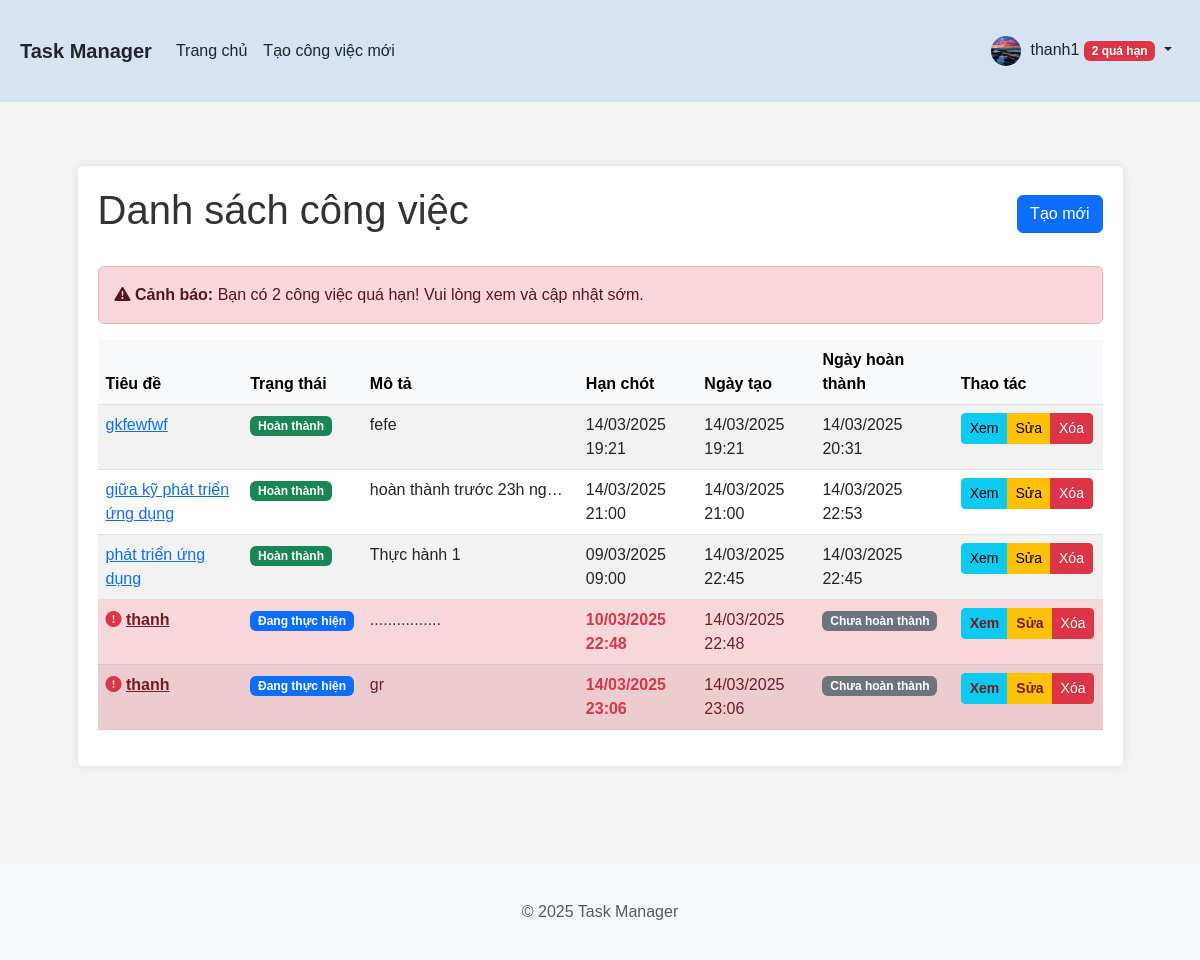
Before: /index (signed in) with the older database file.
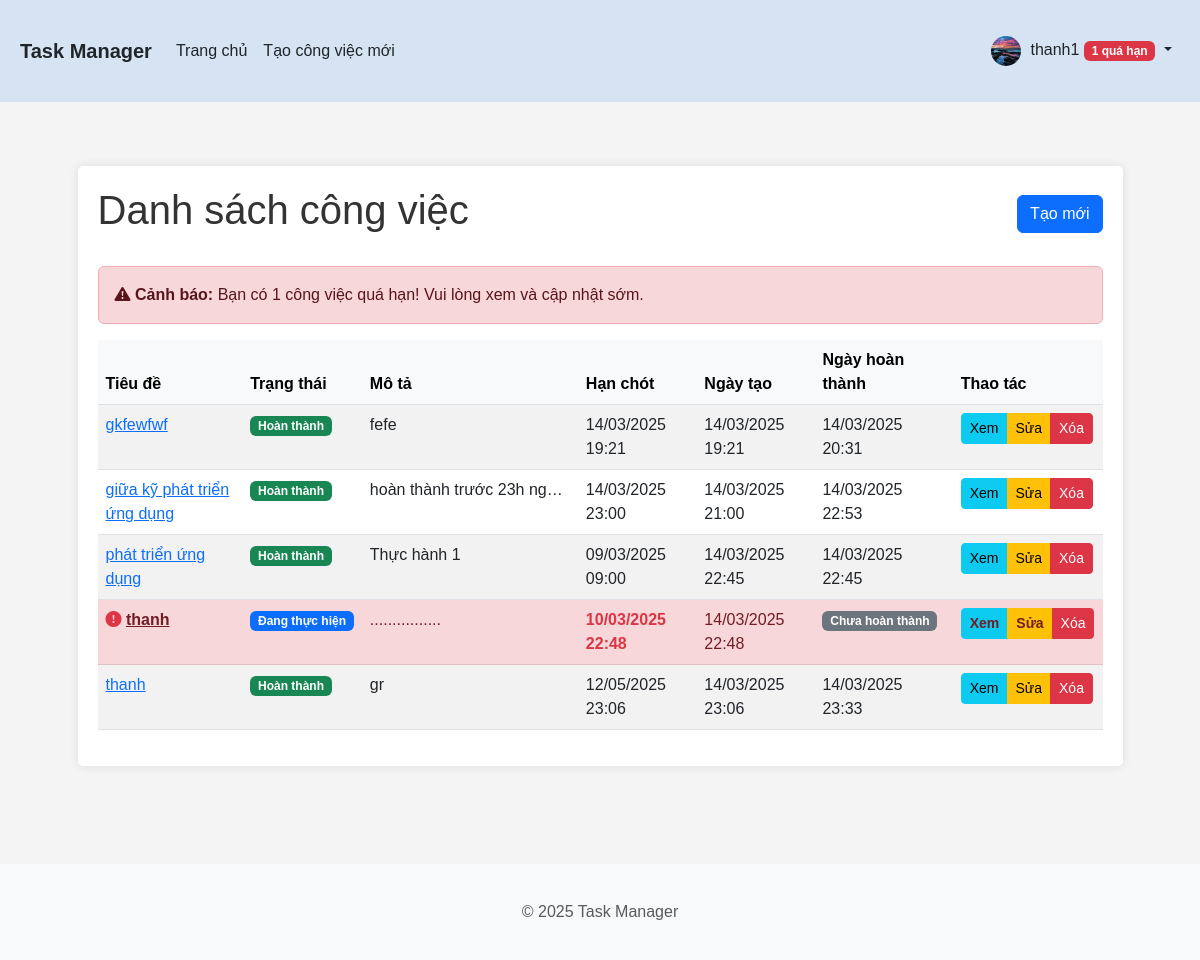
After: the same page with the newer database file.
### app/models.py (models this page shows, shortened)
class Task(db.Model):
    id = db.Column(db.Integer, primary_key=True)
    title = db.Column(db.String(100), nullable=False)
    description = db.Column(db.Text)
    status = db.Column(db.String(20), default='pending')  # pending, in_progress, completed
    created = db.Column(db.DateTime, default=datetime.utcnow)
    deadline = db.Column(db.DateTime)
    finished = db.Column(db.DateTime)
    user_id = db.Column(db.Integer, db.ForeignKey('user.id'), nullable=False)
    def is_overdue(self):
        return not self.finished and self.deadline and self.deadline < datetime.utcnow()

### app/routes/tasks.py (the view)
@bp.route('/')
@bp.route('/index')
@login_required
def index():
    if current_user.is_admin:
        tasks = Task.query.all()
    else:
        tasks = Task.query.filter_by(user_id=current_user.id).all()
    overdue_count = 0
    for task in tasks:
        if not task.finished and task.deadline and task.deadline < datetime.now():
            overdue_count += 1
    return render_template('tasks/index.html', title='Quản lý công việc', tasks=tasks, overdue_count=overdue_count)

### app/__init__.py (called while the page is built)
def create_app(config_name='default'):
    app = Flask(__name__)
    app.config.from_object(config[config_name])
    db.init_app(app)
    migrate.init_app(app, db)
    login_manager.init_app(app)
    @app.template_filter('nl2br')
    def nl2br_filter(text):
        if text:
            return jinja2.utils.markupsafe.Markup(text.replace('\n', '<br>'))
        return ''
    from app.routes.auth import bp as auth_bp
    from app.routes.tasks import bp as tasks_bp
    app.register_blueprint(auth_bp)
    app.register_blueprint(tasks_bp)
    avatar_dir = os.path.join(app.static_folder, 'avatars')
    if not os.path.exists(avatar_dir):
        os.makedirs(avatar_dir)
    @login_manager.user_loader
    def load_user(user_id):
        from app.models import User
        return User.query.get(int(user_id))
    return app

### app/models.py (called while the page is built)
    @property
    def overdue_count(self):
        return Task.query.filter_by(user_id=self.id, finished=None).filter(
            Task.deadline < datetime.utcnow()).count()

### app/templates/tasks/index.html (shortened to what the changed rows need)
{% extends "base.html" %}
{% block content %}
    <div class="tasks-container">
        <div class="d-flex justify-content-between align-items-center mb-4">
            <h1>Danh sách công việc</h1>
            <a href="{{ url_for('tasks.create') }}" class="btn btn-primary">Tạo mới</a>
        </div>
        {% if overdue_count > 0 %}
            <div class="alert alert-danger">
                <strong><i class="bi bi-exclamation-triangle-fill"></i> Cảnh báo:</strong>
                Bạn có {{ overdue_count }} công việc quá hạn! Vui lòng xem và cập nhật sớm.
            </div>
        {% endif %}
        {% if tasks %}
            <div class="table-responsive">
                <table class="table table-hover table-striped">
                    <thead class="table-light">
                        <tr>
                            <th>Tiêu đề</th>
                            <th>Trạng thái</th>
                            <th>Mô tả</th>
                            <th>Hạn chót</th>
                            <th>Ngày tạo</th>
                            <th>Ngày hoàn thành</th>
                            <th>Thao tác</th>
                        </tr>
                    </thead>
                    <tbody>
                        {% for task in tasks %}
                            <tr class="{% if task.is_overdue() %}table-danger{% elif not task.finished %}table-danger-light{% endif %}">
                                <td>
                                    {% if task.is_overdue() %}<i class="bi bi-exclamation-circle-fill text-danger"></i>{% endif %}
                                    <a href="{{ url_for('tasks.view', task_id=task.id) }}">{{ task.title }}</a>
                                </td>
                                <td>
                                    {% if task.status == 'pending' %}
                                        <span class="badge bg-warning">Chờ xử lý</span>
                                    {% elif task.status == 'in_progress' %}
                                        <span class="badge bg-primary">Đang thực hiện</span>
                                    {% elif task.status == 'completed' %}
                                        <span class="badge bg-success">Hoàn thành</span>
                                    {% endif %}
                                </td>
                                <td>
                                    <div class="text-truncate" style="max-width: 200px;" title="{{ task.description }}">
                                        {{ task.description|striptags|truncate(50) }}
                                    </div>
                                </td>
                                <td>
                                    {% if task.is_overdue() %}
                                        <strong class="text-danger">{{ task.deadline.strftime('%d/%m/%Y %H:%M') }}</strong>
                                    {% else %}
                                        {{ task.deadline.strftime('%d/%m/%Y %H:%M') if task.deadline else 'N/A' }}
                                    {% endif %}
                                </td>
                                <td>{{ task.created.strftime('%d/%m/%Y %H:%M') }}</td>
                                <td>
                                    {% if task.finished %}
                                        {{ task.finished.strftime('%d/%m/%Y %H:%M') }}
                                    {% else %}
                                        <span class="badge bg-secondary">Chưa hoàn thành</span>
                                    {% endif %}
                                </td>
                                <td>
                                    <div class="btn-group">
                                        <a href="{{ url_for('tasks.view', task_id=task.id) }}" class="btn btn-sm btn-info">Xem</a>
                                        <a href="{{ url_for('tasks.edit', task_id=task.id) }}" class="btn btn-sm btn-warning">Sửa</a>
                                        <button type="button" class="btn btn-sm btn-danger" data-bs-toggle="modal" data-bs-target="#deleteModal{{ task.id }}">
                                            Xóa
                                        </button>
                                    </div>
                                </td>
                            </tr>
                        {% endfor %}
                    </tbody>
                </table>
            </div>
        {% else %}
            <div class="alert alert-info mt-3">
                <p>Không có công việc nào. <a href="{{ url_for('tasks.create') }}">Tạo công việc mới?</a></p>
            </div>
        {% endif %}
    </div>
{% endblock %}

### app/templates/base.html (shortened to what this page needs)
<!DOCTYPE html>
<html lang="vi">
<head>
    <link href="https://cdn.jsdelivr.net/npm/bootstrap@5.3.0-alpha1/dist/css/bootstrap.min.css" rel="stylesheet">
    <link rel="stylesheet" href="https://cdn.jsdelivr.net/npm/bootstrap-icons@1.11.2/font/bootstrap-icons.css">
    <link rel="stylesheet" href="{{ url_for('static', filename='css/main.css') }}">
</head>
<body>
    <header>
        <nav class="navbar navbar-expand-lg navbar-light">
            <div class="container">
                <a class="navbar-brand" href="{{ url_for('tasks.index') }}">Task Manager</a>
                <div class="collapse navbar-collapse" id="navbarNav">
                    <ul class="navbar-nav me-auto">
                        {% if current_user.is_authenticated %}
                            <li class="nav-item">
                                <a class="nav-link" href="{{ url_for('tasks.index') }}">Trang chủ</a>
                            </li>
                            <li class="nav-item">
                                <a class="nav-link" href="{{ url_for('tasks.create') }}">Tạo công việc mới</a>
                            </li>
                        {% endif %}
                    </ul>
                    <ul class="navbar-nav">
                        {% if current_user.is_authenticated %}
                            <li class="nav-item dropdown">
                                <a class="nav-link dropdown-toggle" href="#" id="navbarDropdown" role="button" data-bs-toggle="dropdown">
                                    {% if current_user.avatar %}
                                        <img src="{{ url_for('static', filename='avatars/' + current_user.avatar) }}" class="rounded-circle avatar-small" alt="Avatar">
                                    {% else %}
                                        <img src="https://avatar-placeholder.iran.liara.run/" class="rounded-circle avatar-small" alt="Avatar">
                                    {% endif %}
                                    {{ current_user.username }}
                                    {% if current_user.overdue_count and current_user.overdue_count > 0 %}
                                        <span class="badge bg-danger">{{ current_user.overdue_count }} quá hạn</span>
                                    {% endif %}
                                </a>
                            </li>
                        {% endif %}
                    </ul>
                </div>
            </div>
        </nav>
    </header>
    <main class="container mt-4">
        {% block content %}{% endblock %}
    </main>
    <footer class="footer mt-5 py-3 bg-light">
        <div class="container text-center">
            <span class="text-muted">&copy; 2025 Task Manager</span>
        </div>
    </footer>
</body>
</html>

Changed rows visible on the page:
changed Task "giữa kỹ phát triển ứng dụng": deadline "14/03/2025 21:00" → "14/03/2025 23:00"
changed Task "gr": finished (not shown) → "14/03/2025 23:33"; deadline "14/03/2025 23:06" → "12/05/2025 23:06"; status "Đang thực hiện" → "Hoàn thành"
Other visible differences:
{{ current_user.overdue_count }}: "2" → "1"
{{ overdue_count }}: "2" → "1"
